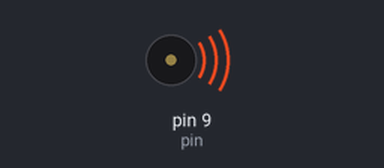
A sketch run on a simulated Arduino Uno, built with avr-gcc and run on an emulated ATmega328P. On the bench: buzzer (waves = sounding).

Above: at 0.1 s.
At 1.1 s:
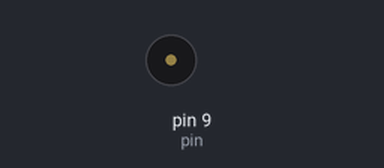
Timing chart, 0 to 2.6 s (numbered marks = the images above):
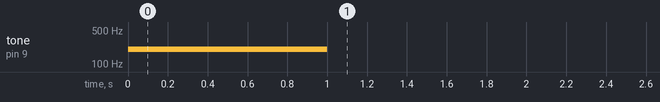

Measured:
- by itself, tone on pin 9 (pin): silent → 200 Hz at 0.00 s, → silent 1.0 s later

The sketch:

ejemplo_note1.ino
```cpp
int pin = 9;
void setup() {
  tone(pin,200,1000);
}

void loop() {
}
```
